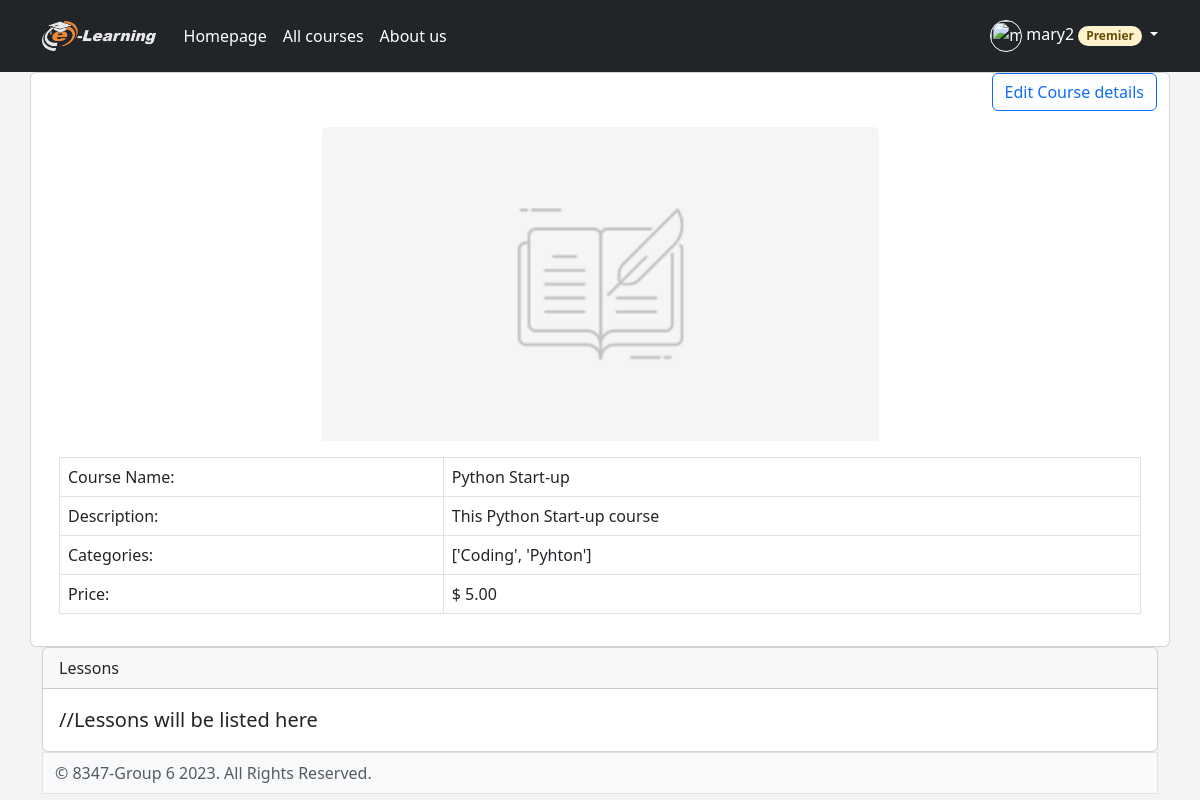
Page /teacher/viewcourse/1 (signed in) on the committed database.
### elearning/models.py (models this page shows, shortened)
class Course(models.Model):
    name = models.CharField(max_length=100)
    description = models.TextField(max_length=300,blank=True)
    image = models.ImageField(upload_to=rename_course_cover,default='course_cover/course-default.png')
    teacher = models.ForeignKey(Student, related_name='course_teacher',on_delete=models.CASCADE)
    category = models.ManyToManyField(Category,related_name='course_category')
    price = models.DecimalField(max_digits=5,decimal_places=2)
    allow_premier = models.BooleanField(default=True)
    date_created = models.DateTimeField(auto_now=True)
    is_featured = models.BooleanField(default=False)

### elearning/views.py (the view)
# urls.py: path('teacher/viewcourse/<int:course_id>', views.teacher_viewcourse, name='teacher-viewcourse'),
def teacher_viewcourse(request, course_id):
    course = get_object_or_404(Course, pk=course_id)
    categories = course.category.all()
    categories = list(categories.values_list('name', flat=True))
    return render(request, 'elearning/teacher_viewcourse.html', {'course': course, 'categories': categories})

### elearning/templates/elearning/teacher_viewcourse.html
{% extends 'elearning/base.html' %}
{% load bootstrap5 %}
{% block content %}
    <div class="container">
    <div class="row">
      <div class="card h-100">
          <p class="d-flex justify-content-end">
          <a class="btn btn-outline-primary fs-6" href="">Edit Course details</a>
        </p>
        <img src="{{ course.image.url }}" class="card-img-top" alt="Course Image" style="max-height:50%; max-width:50%; align-self: center">
        <div class="card-body">
          <table class="table table-bordered">
      <tbody>
        <tr>
          <td>Course Name:</td>
          <td>{{ course.name }}</td>
        </tr>
        <tr>
          <td>Description:</td>
          <td>{{ course.description }}</td>
        </tr>
        <tr>
          <td>Categories:</td>
          <td>{{ categories }}</td>
        </tr>
        <tr>
          <td>Price:</td>
          <td>$ {{ course.price }}</td>
        </tr>
      </tbody>
    </table>
        </div>
      </div>
    </div>
    <div class="card">
  <div class="card-header">
    Lessons
  </div>
  <div class="card-body">
    <blockquote class="blockquote mb-0">
      <p>//Lessons will be listed here</p>
    </blockquote>
  </div>
</div>
{% endblock %}

### elearning/templates/elearning/base.html (shortened to what this page needs)
{% load static %}
{% load bootstrap5 %}
{% bootstrap_css %}
{% load bootstrap_icons %}
<!DOCTYPE html>
<html lang="en">
<head>
    <link rel="stylesheet" type="text/css" href="{% static 'elearning/bootstrap.min.css' %}"/>
    <link rel="stylesheet" type="text/css" href="{% static 'elearning/sign-in.css' %}"/>
    <link rel="stylesheet" type="text/css" href="{% static 'elearning/carousel.css' %}"/>
    <link rel="stylesheet" type="text/css" href="{% static 'elearning/style.css' %}"/>
</head>
<body class="d-flex " style="display: flex; flex-direction: column;">
<header class="p-3 text-bg-dark bg-dark" >
    <div class="container" >
        <div class="d-flex flex-wrap align-items-center justify-content-center justify-content-lg-start">
            <a href="{% url 'elearning:homepage' %}"
               class="d-flex align-items-center mb-2 mb-lg-0 text-white text-decoration-none"
               style="margin-right: 20px">
                <img src="{% static 'elearning/logo.png' %}" height="30" alt="e-learning logo">
            </a>
            <ul class="nav col-12 col-lg-auto me-lg-auto mb-2 justify-content-center mb-md-0">
                <li><a href="{% url 'elearning:homepage' %}" class="nav-link px-2 text-white">Homepage</a></li>
                <li><a href="{% url 'elearning:courselist' %}" class="nav-link px-2 text-white">All courses</a></li>
                <li><a href="#" class="nav-link px-2 text-white">About us</a></li>
            </ul>
            {% if user.is_authenticated %}
                <div class="dropdown">
                    <a href="#" class="d-block link-body-emphasis text-white dropdown-toggle text-decoration-none"
                       data-bs-toggle="dropdown" aria-expanded="false">
                        <img src="{{ request.session.avatar }}" alt="{{ user.username }}" width="32" height="32"
                             style="border: white; border-style: solid; border-width: 1px" class="rounded-circle">
                        {{ user.username }}
                        {% if request.session.is_premier %}
                            <span class="badge bg-warning-subtle text-warning-emphasis rounded-pill">Premier</span>
                        {% endif %}
                    </a>
                </div>
            {% endif %}
        </div>
    </div>
</header>
    {% block content %}{% endblock %}
<footer class="footer mt-auto py-2 bg-body-tertiary" style="border: #e2e3e5; border-style: solid; border-width: 1px">
    <div class="container">
        <span class="text-body-secondary">&copy; 8347-Group 6 2023. All Rights Reserved.</span>
    </div>
</footer>
</body>
</html>

### elearning/static/elearning/sign-in.css (style rules this page uses)
html, body { min-height: 100%; }

### elearning/static/elearning/carousel.css (style rules this page uses)
body { color: rgb(var(--bs-tertiary-color-rgb)); }

### elearning/static/elearning/style.css (style rules this page uses)
body { background-color: #f4f4f4; }

### rows in the picture
Course: image (placeholder picture), name "Python Start-up", description "This Python Start-up course", price "5.00"

### other values in the picture
{{ user.username }} "mary2"
{{ categories }} "['Coding', 'Pyhton']"
